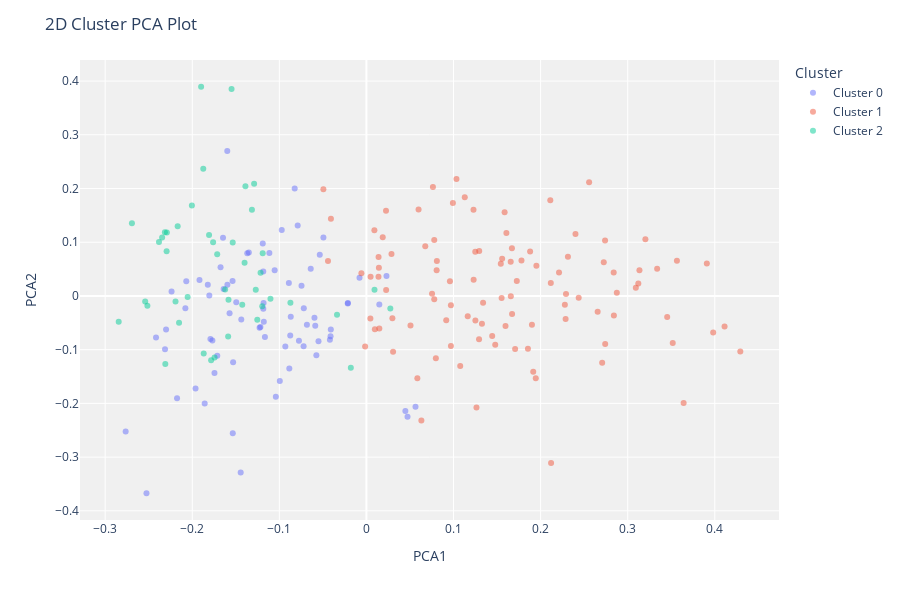

The notebook cell saved with this chart:
### Code cell
pre_process.plot_model(estimator=kmeans, plot='cluster')
